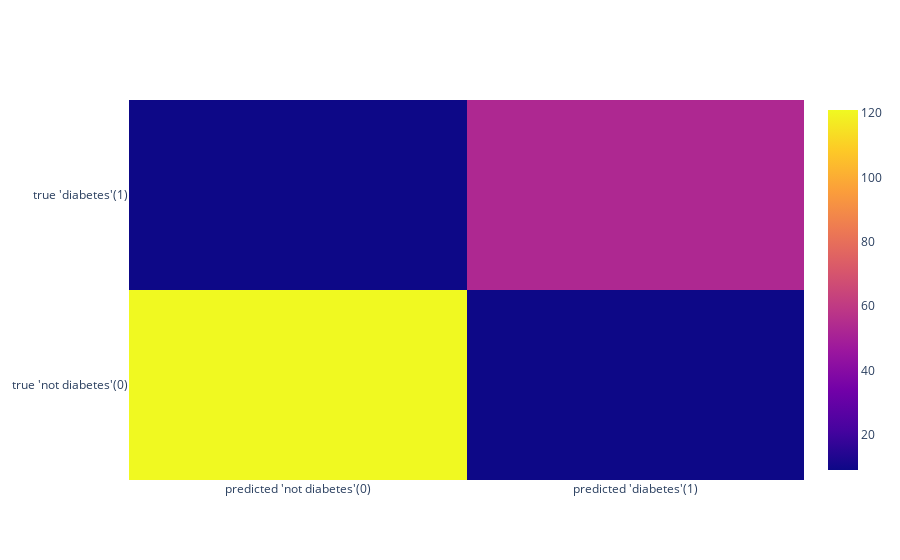

The cell this chart's notebook holds for it:
### Code cell
fig = go.Figure(data=go.Heatmap(
                   z = confusion, 
    x=["predicted 'not diabetes'(0)", "predicted 'diabetes'(1)"],
                   y=[ "true 'not diabetes'(0)", "true 'diabetes'(1)"]))
fig.show()

### Figure 1 — Plotly figure (JSON) as saved in the notebook; plotly's stock layout.template omitted (floating-point values rounded to 4 significant figures)
{"data": [{"type": "heatmap", "x": ["predicted 'not diabetes'(0)", "predicted 'diabetes'(1)"], "y": ["true 'not diabetes'(0)", "true 'diabetes'(1)"], "z": [[121, 9], [9, 53]]}], "layout": {}}
